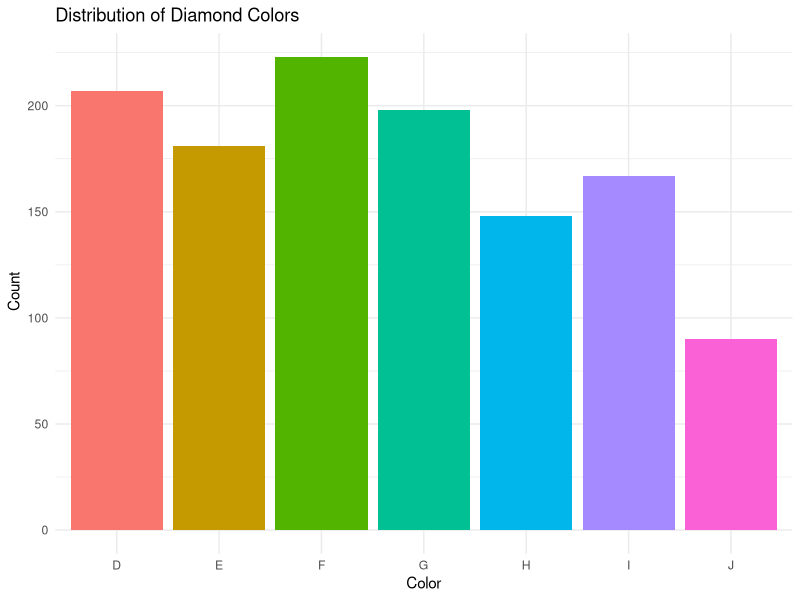
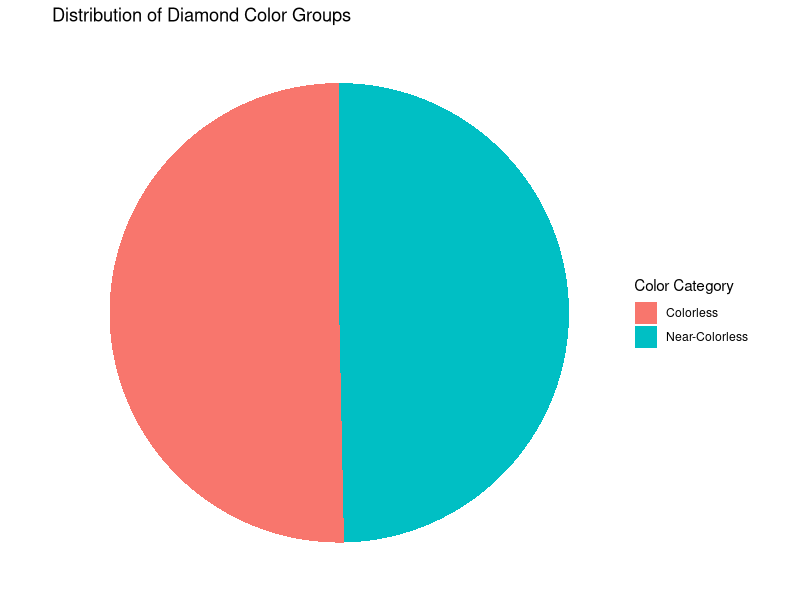
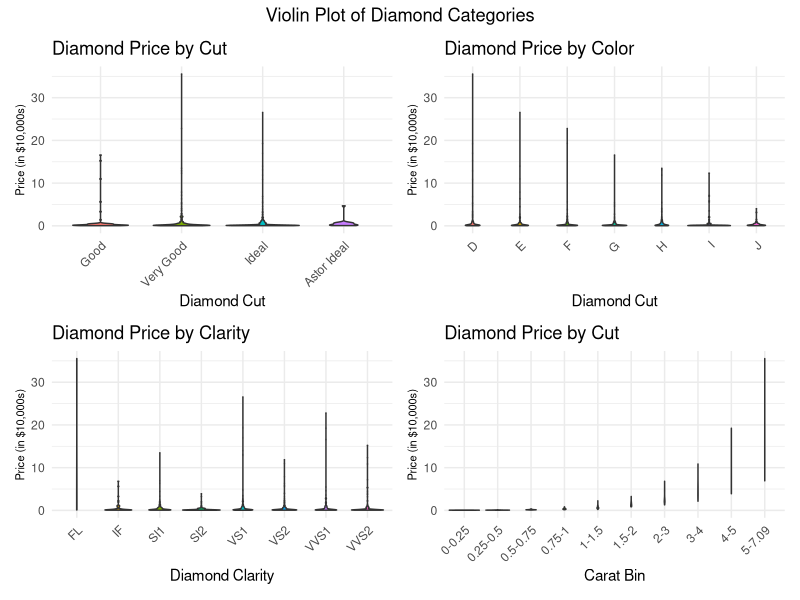
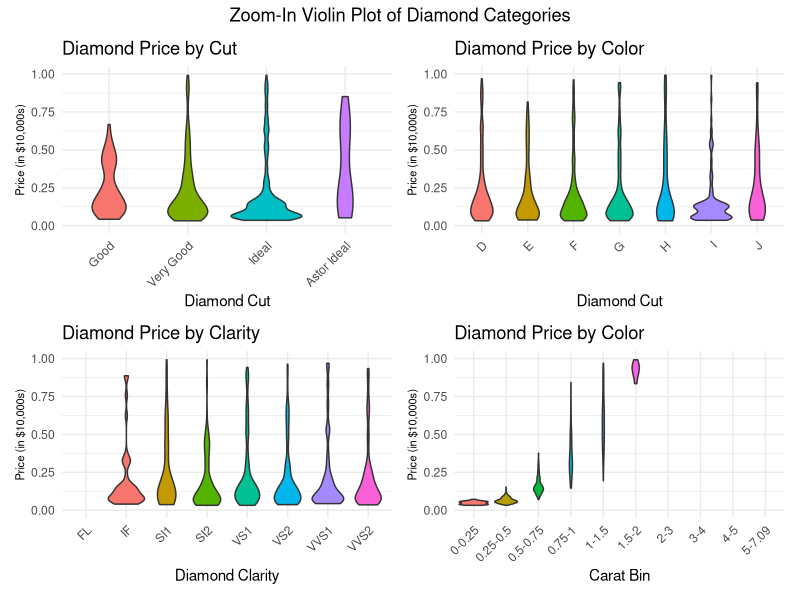
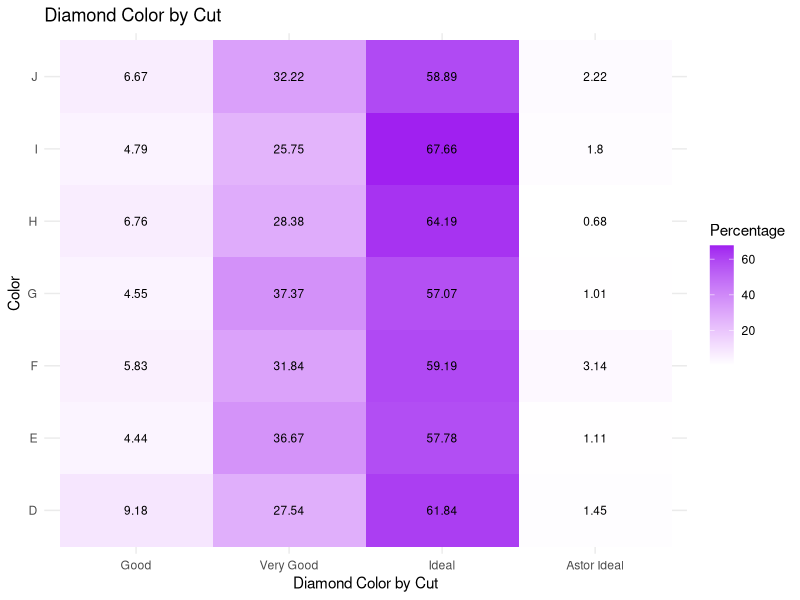
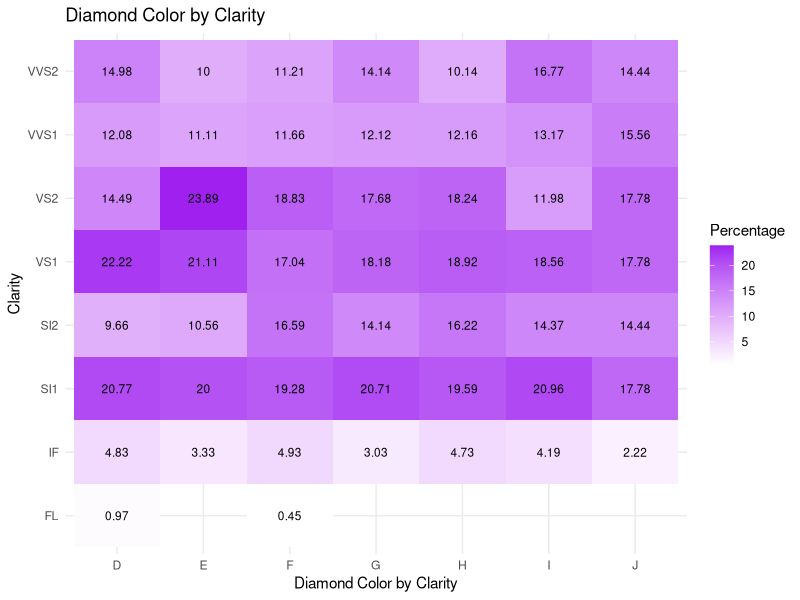
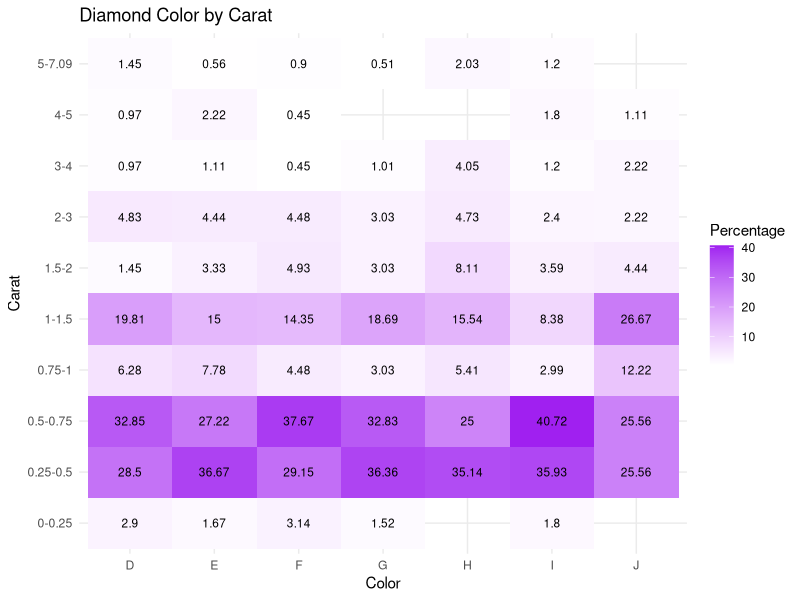
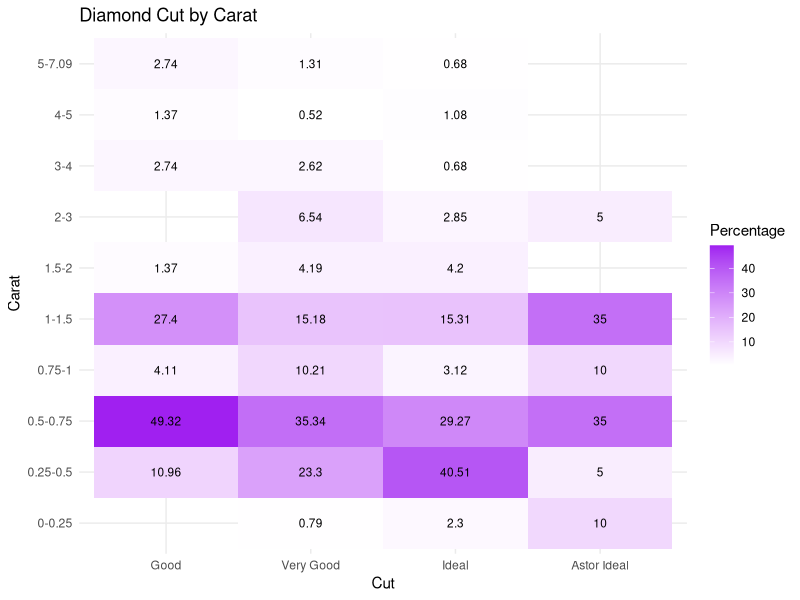

R code for these plots, in order:
## ---- chunk 1
rm(list = ls())
library(tidyverse)
library(MASS)
library(patchwork)
library(kableExtra)

diamond <- read.csv("diamonds4.csv")
## ---- chunk 2
ggplot(diamond, aes(x=color, fill = color)) +
  geom_bar() +
  labs(title = "Distribution of Diamond Colors",
       x = "Color",
       y = " Count") +
  theme_minimal() +
  theme(legend.position = "none")
## ---- chunk 3

diamond <- diamond %>%
  mutate(color_category = case_when(
    color %in% c("D", "E", "F") ~ "Colorless",
    color %in% c("G", "H", "I", "J") ~ "Near-Colorless",
    color %in% c("K") ~ "Faint"
  ))

color_counts <- diamond %>%
  count(color_category)

ggplot(color_counts, aes(x="", y=n, fill=color_category)) + 
  geom_bar(stat="identity", width=1) + 
  coord_polar("y", start=0) + 
  labs(title = "Distribution of Diamond Color Groups",
       x = NULL,
       y = NULL,
       fill = "Color Category") + 
  theme_void()

## ---- chunk 4
diamond <-diamond %>%
  mutate(cut = cut%>%
           fct_relevel(c("Good","Very Good","Ideal","Astor Ideal")))

diamond <- diamond %>%
  drop_na(carat) %>%
  mutate(carat_bin = cut(carat,
                         breaks = c(0, 0.25, 0.5, 0.75, 1, 1.5, 2, 3, 4, 5, max(carat)),
                         labels = c("0-0.25", "0.25-0.5", "0.5-0.75", "0.75-1", "1-1.5", "1.5-2", "2-3", "3-4", "4-5", paste("5", max(carat), sep="-")),
                         right = FALSE
                         ) 
         ) %>%
  drop_na(carat_bin)


diamond<-diamond %>%
  mutate(cut = cut %>%
           fct_relevel(c("Good","Very Good","Ideal","Astor Ideal")))

## ---- chunk 5
g1 <- ggplot(diamond, aes(x = cut, y = price/10000, fill = cut)) + 
  geom_violin() +
  labs(title = "Diamond Price by Cut",
       x = "Diamond Cut",
       y = "Price (in $10,000s)") +
  theme_minimal() +
  theme(legend.position = "none",
        axis.text.x = element_text(angle = 45, hjust = 1),
        axis.title.y = element_text(size = 8))


g2 <- ggplot(diamond, aes(x = color, y = price/10000, fill = color)) + 
  geom_violin() +
  labs(title = "Diamond Price by Color",
       x = "Diamond Cut",
       y = "Price (in $10,000s)") +
  theme_minimal() +
  theme(legend.position = "none",
        axis.text.x = element_text(angle = 45, hjust = 1),
        axis.title.y = element_text(size = 8))

g3 <- ggplot(diamond, aes(x = clarity, y = price/10000, fill = clarity)) + 
  geom_violin() +
  labs(title = "Diamond Price by Clarity",
       x = "Diamond Clarity",
       y = "Price (in $10,000s)") +
  theme_minimal() +
  theme(legend.position = "none",
        axis.text.x = element_text(angle = 45, hjust = 1),
        axis.title.y = element_text(size = 8))

g4 <- ggplot(diamond, aes(x = carat_bin, y = price/10000, fill = carat_bin)) + 
  geom_violin() +
  labs(title = "Diamond Price by Cut",
       x = "Carat Bin",
       y = "Price (in $10,000s)") +
  theme_minimal() +
  theme(legend.position = "none",
        axis.text.x = element_text(angle = 45, hjust = 1),
        axis.title.y = element_text(size = 8))

(g1 | g2) / (g3 | g4) + 
  plot_annotation(title = "Violin Plot of Diamond Categories", 
  theme = theme(plot.title = element_text(hjust = 0.5)))
## ---- chunk 6
g1 <- ggplot(diamond, aes(x = cut, y = price/10000, fill = cut)) + 
  geom_violin() +
  scale_y_continuous(limits = c(0, 1))  +
  theme_minimal() +
  labs(title = "Diamond Price by Cut",
       x = "Diamond Cut",
       y = "Price (in $10,000s)") +
  theme(legend.position = "none",
        axis.text.x = element_text(angle = 45, hjust = 1),
        axis.title.y = element_text(size = 8))

g2 <- ggplot(diamond, aes(x = color, y = price/10000, fill = color)) + 
  geom_violin() +
  scale_y_continuous(limits = c(0, 1))  +
  labs(title = "Diamond Price by Color",
       x = "Diamond Cut",
       y = "Price (in $10,000s)") +
  theme_minimal() +
  theme(legend.position = "none",
        axis.text.x = element_text(angle = 45, hjust = 1),
        axis.title.y = element_text(size = 8))

g3 <- ggplot(diamond, aes(x = clarity, y = price/10000, fill = clarity)) + 
  geom_violin() +
  scale_y_continuous(limits = c(0, 1))  +
  labs(title = "Diamond Price by Clarity",
       x = "Diamond Clarity",
       y = "Price (in $10,000s)") +
  theme_minimal() +
  theme(legend.position = "none",
        axis.text.x = element_text(angle = 45, hjust = 1),
        axis.title.y = element_text(size = 8))

g4 <- ggplot(diamond, aes(x = carat_bin, y = price/10000, fill = carat_bin)) + 
  geom_violin() +
  scale_y_continuous(limits = c(0, 1))  +
  labs(title = "Diamond Price by Color",
       x = "Carat Bin",
       y = "Price (in $10,000s)") +
  theme_minimal() +
  theme(legend.position = "none",
        axis.text.x = element_text(angle = 45, hjust = 1),
        axis.title.y = element_text(size = 8))

(g1 | g2) / (g3 | g4) + 
  plot_annotation(title = "Zoom-In Violin Plot of Diamond Categories", 
  theme = theme(plot.title = element_text(hjust = 0.5)))
## ---- chunk 7
color_cut <- diamond %>%
  count(cut,color) %>%
  group_by(color) %>%
  mutate(Percentage= round(n/sum(n)*100,2))


ggplot(color_cut,aes(x=cut, y=color, fill=Percentage))+
  geom_tile()+
  scale_fill_gradient(low="white",high="purple")+
  geom_text(aes(label=Percentage), size = 3)+
  theme(plot.title = element_text(hjust=0.5))+
  labs(x="Diamond Color by Cut",
       y="Color",
       title="Diamond Color by Cut") +
  theme_minimal()

## ---- chunk 8
color_clarity <- diamond %>%
  count(color, clarity) %>%
  group_by(color) %>%
  mutate(Percentage= round(n/sum(n)*100,2))


ggplot(color_clarity, aes(x = color, y = clarity, fill = Percentage)) + 
  geom_tile() +
  scale_fill_gradient(low = "white", high = "purple") +
  geom_text(aes(label = Percentage), size = 3) +
  theme(plot.title = element_text(hjust = 0.5)) +
  labs(
    x = "Diamond Color by Clarity",
    y = "Clarity",
    title = "Diamond Color by Clarity"
  ) +
  theme_minimal()
## ---- chunk 9
color_carat <- diamond %>%
  count(color, carat_bin) %>%
  group_by(color) %>%
  mutate(Percentage= round(n/sum(n)*100,2))

  
ggplot(color_carat, aes(x = color, y = carat_bin, fill = Percentage))+
  geom_tile() +
  scale_fill_gradient(low = "white", high = "purple") +
  geom_text(aes(label = Percentage), size = 3) +
  theme(plot.title = element_text(hjust = 0.5)) +
  labs(
    x = "Color",
    y = "Carat",
    title = "Diamond Color by Carat"
  ) +
  theme_minimal()
## ---- chunk 10
cut_carrat <- diamond %>%
  count(cut, carat_bin) %>%
  group_by(cut) %>%
  mutate(Percentage= round(n/sum(n)*100,2))

  
ggplot(cut_carrat, aes(x = cut, y = carat_bin, fill = Percentage))+
  geom_tile() +
  scale_fill_gradient(low = "white", high = "purple") +
  geom_text(aes(label = Percentage), size = 3) +
  theme(plot.title = element_text(hjust = 0.5)) +
  labs(
    x = "Cut",
    y = "Carat",
    title = "Diamond Cut by Carat"
  ) +
  theme_minimal()
## ---- chunk 11
clarity_cut <- diamond %>%
  count(cut, clarity) %>%
  group_by(cut) %>%
  mutate(Percentage= round(n/sum(n)*100,2))

  
ggplot(clarity_cut, aes(x = cut, y = clarity, fill = Percentage))+
  geom_tile() +
  scale_fill_gradient(low = "white", high = "purple") +
  geom_text(aes(label = Percentage), size = 3) +
  theme(plot.title = element_text(hjust = 0.5)) +
  labs(
    x = "Cut",
    y = "Clarity",
    title = "Diamond Cut by Clarity"
  ) +
  theme_minimal()
